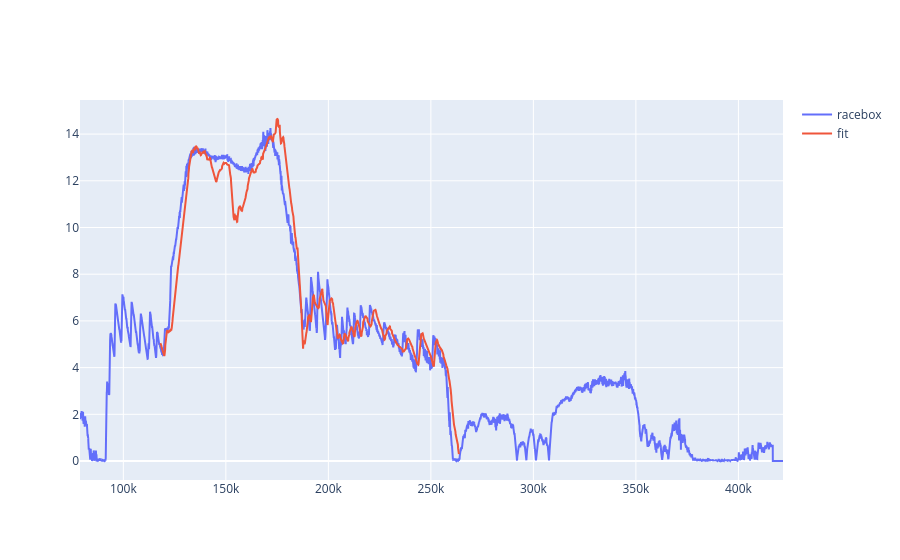

This figure's notebook cell:
### Code cell
roll, fit_file, racebox_file, is_c = roll_data[0]
print(roll.id, is_c)
fit = load_fit_file(resolve_path(fit_file.file.uri))
fit_gps = get_gps_data(fit)
fit_graphs = get_fit_graph_data(fit)
racebox_graph_data = get_racebox_graph_data(racebox_file.file.uri.split('/')[-1])

fit_start_time = estimate_fit_timestamp(fit)
racebox_start_time = racebox_file.file.start_time
print(fit_start_time, racebox_start_time)

fit_record_speed = pd.DataFrame.from_records(fit['record_mesgs']).set_index('timestamp')
fit_record_speed.index *= 1000

fig = go.Figure()
fig.add_trace(go.Scatter(x=racebox_graph_data['gps_data'].index + ((racebox_start_time - fit_start_time).total_seconds()) * 1000, y=racebox_graph_data['gps_data'].speed, mode='lines', name='racebox'))
fig.add_trace(go.Scatter(x=fit_gps.index, y=fit_gps.speed, mode='lines', name='fit'))
# fig.add_trace(go.Scatter(x=fit_record_speed.index, y=fit_record_speed.enhanced_speed, mode='lines', name='fit record'))
# from lib.gpx import calculate_speed
# calced_speed = calculate_speed(fit_gps)
# fig.add_trace(go.Scatter(x=calced_speed.index, y=calced_speed, mode='lines', name='calculated speed'))
fig.show()

### Figure 1 — Plotly figure (JSON) as saved in the notebook; plotly's stock layout.template omitted (floating-point values rounded to 4 significant figures; data arrays with more than 128 entries replaced by an {"elided": "..."} marker saying what was removed)
{"data": [{"mode": "lines", "name": "racebox", "type": "scatter", "x": {"elided": "8573 float values"}, "y": {"elided": "8573 float values"}}, {"mode": "lines", "name": "fit", "type": "scatter", "x": {"elided": "1457 int values"}, "y": {"elided": "1457 float values"}}], "layout": {}}
